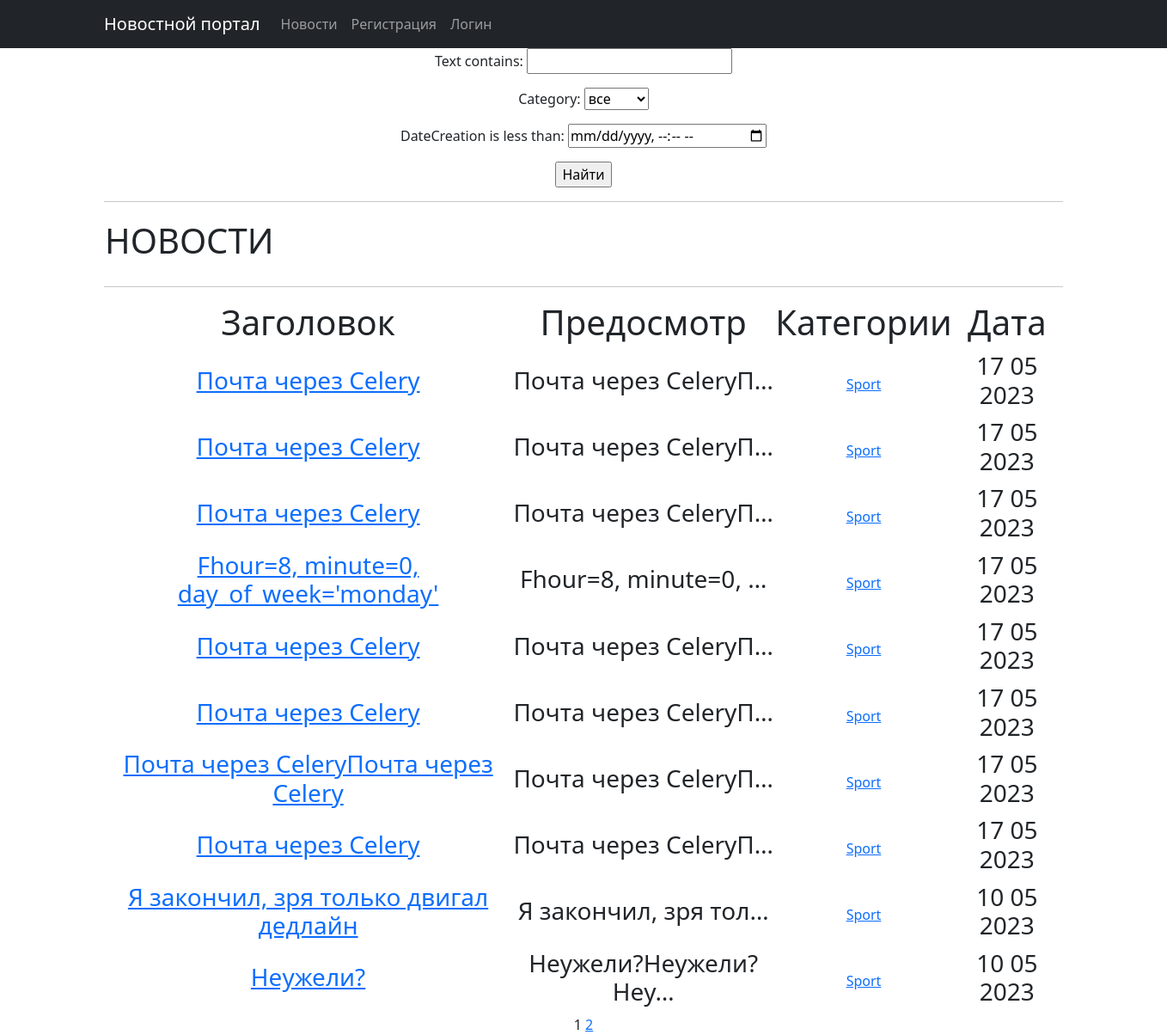
Page /news/ on the committed database.
### news/models.py (models this page shows, shortened)
class Post(models.Model):
    author = models.ForeignKey(Author, on_delete=models.CASCADE)
    NEWS = 'NW'
    ARTICLE = 'AR'
    CATEGORY_CHOICES = [
        (NEWS, 'Новость'),
        (ARTICLE, 'Статья')
    ]
    categoryType = models.CharField(max_length=2, choices=CATEGORY_CHOICES, default=ARTICLE)
    dateCreation = models.DateTimeField(auto_now_add=True)
    postCategory = models.ManyToManyField(Category, through='PostCategory')
    title = models.CharField(max_length=128)
    text = models.TextField()
    rating = models.SmallIntegerField(default=0)

class Category(models.Model):
    name = models.CharField(max_length=64, unique=True)
    subscribers = models.ManyToManyField(User, related_name='categories')
    def __str__(self):
        return self.name

### news/views.py (the view)
# urls.py: path('', NewsList.as_view(), name='News_list'),
class NewsList(ListView):
    model = Post
    ordering = '-dateCreation'
    template_name = 'mainnews.html'
    context_object_name = 'posts'
    paginate_by = 10
    def get_queryset(self):
        queryset = super().get_queryset()
        self.filterset = NewsFilter(self.request.GET, queryset)
        return self.filterset.qs
    def get_context_data(self, **kwargs):
        context = super().get_context_data(**kwargs)
        context['filterset'] = self.filterset
        return context

### news/templatetags/custom_filters.py (called while the page is built)
@register.filter()
def censor(text):
    text_list = text.split()
    censored_list = []
    for word in text_list:
        clean_word = ''.join(c for c in word if c not in string.punctuation)
        if clean_word.lower() in BAD_WORDS:
            censored_word = clean_word[0] + (len(clean_word) - 1) * '*'
            censored_list.append(word.replace(clean_word, censored_word))
        else:
            censored_list.append(word)
    return ' '.join(censored_list)

### news/templatetags/custom_tags.py (called while the page is built)
@register.simple_tag(takes_context=True)
def url_replace(context, **kwargs):
    d = context['request'].GET.copy()
    for k, v in kwargs.items():
        d[k] = v
    return d.urlencode()

### templates/mainnews.html (shortened to what this page needs)
{% extends 'flatpages/default.html'%}
{% load custom_filters %}
{% load custom_tags %}
{% block content %}
    <form action="" method="get">
        {{ filterset.form.as_p }}
        <input type="submit" value="Найти" />
    </form>
    <hr>
    {% if posts %}
    <table>
        <tr>
            <td><h1>НОВОСТИ</h1></td>
            <td><h1><p style="text-indent:1060px">{{posts|length}}</p></h1></td>
        </tr>
    </table>
    <hr>
    <table>
        <tr>
            <td><h1>Заголовок</h1></td>
            <td><h1>Предосмотр</h1></td>
            <td><h1>Категории</h1></td>
            <td><h1>Дата</h1></td>
        </tr>
        {% for news in posts %}
        <tr>
            <td><h3><a href="{% url 'Text_news' pk=news.id %} ">{{ news.title|censor }}</a></h3></td>
            <td><h3>{{ news.text|truncatechars:20|censor }}</h3></td>
            <td>
            {% for category in news.postCategory.all %}
                <a href="{% url 'category_list' category.id %}">{{ category.name }}</a>
            {% endfor %}
            </td>
            <td><h3>{{ news.dateCreation|date:'d m Y' }}</h3></td>
            <td>
            </td>
        </tr>
        {% endfor %}
    </table>
    {% else %}
        <h2>Новостей нет</h2>
    {% endif %}
    {{ page_obj.number }}
    {% if page_obj.has_next %}
        <a href="?{% url_replace page=page_obj.next_page_number %}">{{ page_obj.next_page_number }}</a>
    {% endif %}
{% endblock content %}

### templates/flatpages/default.html (shortened to what this page needs)
<!DOCTYPE html>
<html lang="en">
    <head>
        {% load static %}
        <link href="{% static 'css/styles.css' %}" rel="stylesheet" />
    </head>
    <body>
        <nav class="navbar navbar-expand-lg navbar-dark bg-dark static-top">
            <div class="container">
                <a class="navbar-brand" href="#">Новостной портал</a>
                 <div class="collapse navbar-collapse" id="navbarResponsive">
                    <ul class="navbar-nav ml-auto">
                        <li class="nav-item active">
                            <a class="nav-link" href="{% url 'News_list' %}">Новости</a>
                        </li>
                        <li class="nav-item">
                            <a class="nav-link" href="/accounts/signup">Регистрация</a>
                        </li>
                        <li class="nav-item">
                            <a class="nav-link" href="/accounts/login">Логин</a>
                        </li>
                    </ul>
                 </div>
            </div>
        </nav>
        <div class="container">
           <div class="row">
               <div class="col-lg-12 text-center">
                   {% block content %}{% endblock content %}
                </div>
           </div>
        </div>
    </body>
</html>

### rows in the picture
Post: title|censor "Почта через Celery", text|censor "Почта через CeleryП…", dateCreation "17 05 2023"
Category: name "Sport"
Post: title|censor "Почта через Celery", text|censor "Почта через CeleryП…", dateCreation "17 05 2023"
Post: title|censor "Почта через Celery", text|censor "Почта через CeleryП…", dateCreation "17 05 2023"
Post: title|censor "Fhour=8, minute=0, day_of_week='monday'", text|censor "Fhour=8, minute=0, …", dateCreation "17 05 2023"
Post: title|censor "Почта через Celery", text|censor "Почта через CeleryП…", dateCreation "17 05 2023"
Post: title|censor "Почта через Celery", text|censor "Почта через CeleryП…", dateCreation "17 05 2023"
Post: title|censor "Почта через CeleryПочта через Celery", text|censor "Почта через CeleryП…", dateCreation "17 05 2023"
Post: title|censor "Почта через Celery", text|censor "Почта через CeleryП…", dateCreation "17 05 2023"
Post: title|censor "Я закончил, зря только двигал дедлайн", text|censor "Я закончил, зря тол…", dateCreation "10 05 2023"
Post: title|censor "Неужели?", text|censor "Неужели?Неужели?Неу…", dateCreation "10 05 2023"

### other values in the picture
{{ page_obj.number }} "1"
{{ page_obj.next_page_number }} "2"
